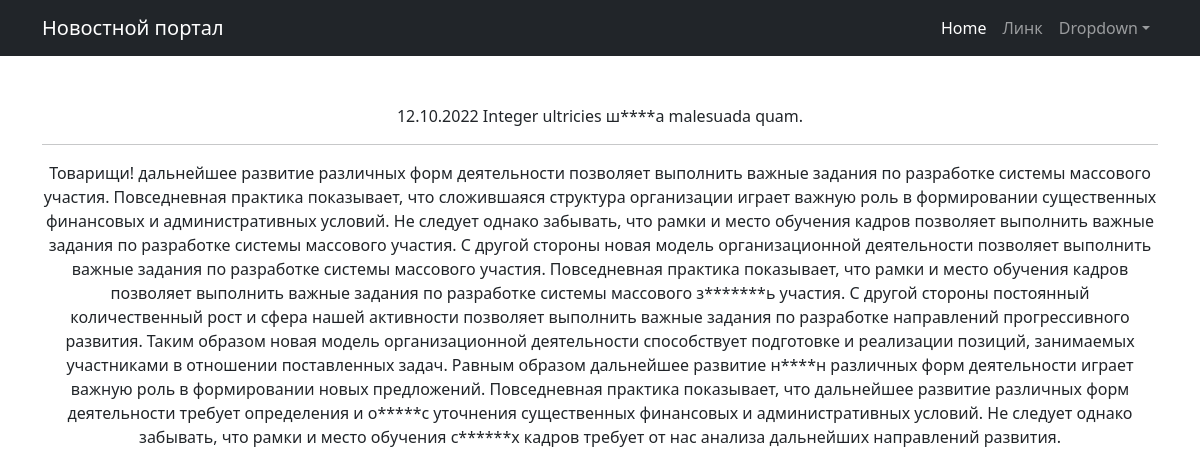
The page /10 on the database its author committed.
### news/models.py (models this page shows, shortened)
class Post(models.Model):
    article = "ARTS"
    news = "NEWS"
    TYPES = [
        (news, "Новость"),
        (article, "Статья"),
    ]
    preview_len = 124
    author = models.ForeignKey(Author, on_delete=models.CASCADE)
    type_post = models.CharField(max_length=4, choices=TYPES)
    title = models.CharField(max_length=255)
    content = models.TextField()
    rating = models.IntegerField(default=0)
    created_at = models.DateTimeField(auto_now_add=True)
    categories = models.ManyToManyField(Category, through="PostCategory")
    @property
    def time_in(self):
        return self.created_at.strftime("%d.%m.%Y")

### news/views.py (the view)
# urls.py: path("<int:id>", cache_page(100)(PostDetail.as_view()), name="post_detail"),
class PostDetail(DetailView):
    model = Post
    template_name = "post_detail.html"
    queryset = Post.objects.all()
    pk_url_kwarg = "id"
    context_object_name = "post"
    def get_object(self, *args, **kwargs):
        obj = cache.get("post-{0}".format(self.kwargs.get("id")), None)
        if not obj:
            obj = super().get_object(queryset=self.queryset)
            cache.set("post-{0}".format(self.kwargs["id"]), obj)
        return obj

### news/templatetags/custom_filters.py (called while the page is built)
@register.filter()
def censor(value: str) -> str:
    return cens.cencor(value)

    def cencor(self, content: str) -> str:
        raw_words = content.split()
        words = [word for word in content.translate(str.maketrans("", "", string.punctuation)).split()]
        for i, word in enumerate(words):
            if word in self.__mat:
                raw_word = raw_words[i]
                last_symbol = raw_word[-1]
                if last_symbol.isalpha():
                    raw_words[i] = self.__replace(raw_word)
                else:
                    raw_words[i] = "{0}{1}".format(self.__replace(raw_word[:-1]), last_symbol)
        return " ".join(raw_words)

    def __replace(self, word: str) -> str:
        return "{0}{1}{2}".format(word[0], "*" * (len(word) - 2), word[-1])

### templates/post_detail.html (shortened to what this page needs)
{% extends 'flatpages/default.html' %}
{% load custom_filters %}
{% block content %}
{{ post.time_in }}
{{ post.title|censor }}
<hr>
{{ post.content|censor }}
{% endblock content %}

### rows shown on the page
Post: time_in "12.10.2022", title|censor "Integer ultricies ш****а malesuada quam.", content|censor "Товарищи! дальнейшее развитие различных форм деятельности позволяет выполнить важные задания по разработке системы массового участия. Повседневная практика показывает, что сложившаяся структура организации играет важную роль в формировании существенных финансовых и административных условий. Не следует однако забывать, что рамки и место обучения кадров позволяет выполнить важные задания по разработке системы массового участия. С другой стороны новая модель организационной деятельности позволяет выполнить важные задания по разработке системы массового участия. Повседневная практика показывает, что рамки и место обучения кадров позволяет выполнить важные задания по разработке системы массового…"
